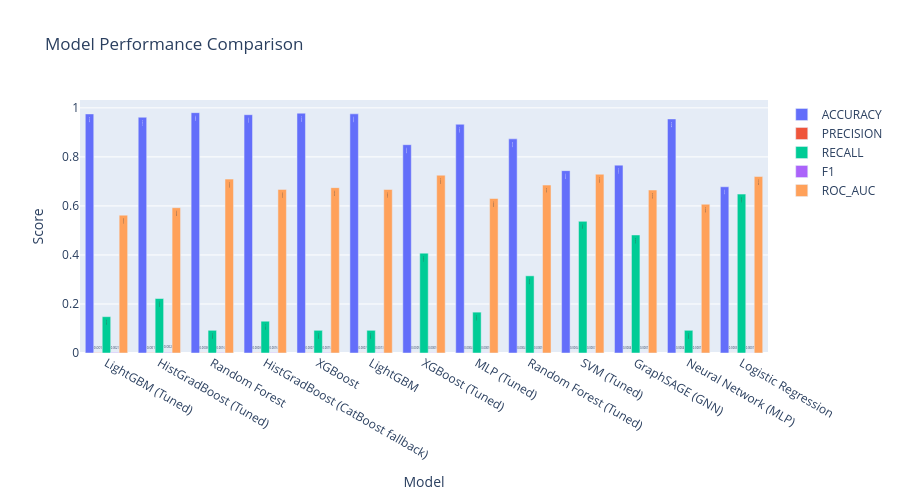

Notebook source saved alongside this figure:
### Markdown cell above
### 12.3 Model Comparison Table

### Code cell
# Model Comparison Table
print("Model Comparison Summary")
print("="*80)

# Create comparison DataFrame
comparison_df = pd.DataFrame(results_list)
comparison_df = comparison_df.sort_values('f1', ascending=False)

print(comparison_df.to_string(index=False))

# Visualize comparison
fig = go.Figure()

metrics = ['accuracy', 'precision', 'recall', 'f1', 'roc_auc']
for metric in metrics:
    fig.add_trace(go.Bar(
        name=metric.upper(),
        x=comparison_df['model'],
        y=comparison_df[metric],
        text=comparison_df[metric].round(4),
        textposition='auto'
    ))

fig.update_layout(
    title='Model Performance Comparison',
    xaxis_title='Model',
    yaxis_title='Score',
    barmode='group',
    height=500
)
fig.show()

# Save comparison
comparison_df.to_csv(OUTPUT_DIR / 'reports' / 'model_comparison.csv', index=False)
print("\n✓ Model comparison saved to reports/model_comparison.csv")

### Figure 1 — Plotly figure (JSON) as saved in the notebook; plotly's stock layout.template omitted (floating-point values rounded to 4 significant figures)
{"data": [{"name": "ACCURACY", "text": [0.9753, 0.9617, 0.9804, 0.9721, 0.9783, 0.9756, 0.8498, 0.9331, 0.8735, 0.7439, 0.7664, 0.9548, 0.678], "textposition": "auto", "type": "bar", "x": ["LightGBM (Tuned)", "HistGradBoost (Tuned)", "Random Forest", "HistGradBoost (CatBoost fallback)", "XGBoost", "LightGBM", "XGBoost (Tuned)", "MLP (Tuned)", "Random Forest (Tuned)", "SVM (Tuned)", "GraphSAGE (GNN)", "Neural Network (MLP)", "Logistic Regression"], "y": [0.9753, 0.9617, 0.9804, 0.9721, 0.9783, 0.9756, 0.8498, 0.9331, 0.8735, 0.7439, 0.7664, 0.9548, 0.678]}, {"name": "PRECISION", "text": [0.001, 0.001, 0.0008, 0.0008, 0.0007, 0.0007, 0.0005, 0.0004, 0.0004, 0.0004, 0.0004, 0.0004, 0.0003], "textposition": "auto", "type": "bar", "x": ["LightGBM (Tuned)", "HistGradBoost (Tuned)", "Random Forest", "HistGradBoost (CatBoost fallback)", "XGBoost", "LightGBM", "XGBoost (Tuned)", "MLP (Tuned)", "Random Forest (Tuned)", "SVM (Tuned)", "GraphSAGE (GNN)", "Neural Network (MLP)", "Logistic Regression"], "y": [0.001033, 0.0009998, 0.000819, 0.0008026, 0.0007364, 0.0006563, 0.0004658, 0.0004286, 0.0004275, 0.00036, 0.0003539, 0.0003526, 0.0003456]}, {"name": "RECALL", "text": [0.1481, 0.2222, 0.0926, 0.1296, 0.0926, 0.0926, 0.4074, 0.1667, 0.3148, 0.537, 0.4815, 0.0926, 0.6481], "textposition": "auto", "type": "bar", "x": ["LightGBM (Tuned)", "HistGradBoost (Tuned)", "Random Forest", "HistGradBoost (CatBoost fallback)", "XGBoost", "LightGBM", "XGBoost (Tuned)", "MLP (Tuned)", "Random Forest (Tuned)", "SVM (Tuned)", "GraphSAGE (GNN)", "Neural Network (MLP)", "Logistic Regression"], "y": [0.1481, 0.2222, 0.09259, 0.1296, 0.09259, 0.09259, 0.4074, 0.1667, 0.3148, 0.537, 0.4815, 0.09259, 0.6481]}, {"name": "F1", "text": [0.0021, 0.002, 0.0016, 0.0016, 0.0015, 0.0013, 0.0009, 0.0009, 0.0009, 0.0007, 0.0007, 0.0007, 0.0007], "textposition": "auto", "type": "bar", "x": ["LightGBM (Tuned)", "HistGradBoost (Tuned)", "Random Forest", "HistGradBoost (CatBoost fallback)", "XGBoost", "LightGBM", "XGBoost (Tuned)", "MLP (Tuned)", "Random Forest (Tuned)", "SVM (Tuned)", "GraphSAGE (GNN)", "Neural Network (MLP)", "Logistic Regression"], "y": [0.002053, 0.001991, 0.001624, 0.001595, 0.001461, 0.001303, 0.0009306, 0.0008551, 0.0008539, 0.0007196, 0.0007073, 0.0007025, 0.0006909]}, {"name": "ROC_AUC", "text": [0.5623, 0.5928, 0.7093, 0.6674, 0.6745, 0.6671, 0.7253, 0.6302, 0.685, 0.7292, 0.6648, 0.6069, 0.7199], "textposition": "auto", "type": "bar", "x": ["LightGBM (Tuned)", "HistGradBoost (Tuned)", "Random Forest", "HistGradBoost (CatBoost fallback)", "XGBoost", "LightGBM", "XGBoost (Tuned)", "MLP (Tuned)", "Random Forest (Tuned)", "SVM (Tuned)", "GraphSAGE (GNN)", "Neural Network (MLP)", "Logistic Regression"], "y": [0.5623, 0.5928, 0.7093, 0.6674, 0.6745, 0.6671, 0.7253, 0.6302, 0.685, 0.7292, 0.6648, 0.6069, 0.7199]}], "layout": {"barmode": "group", "height": 500, "title": {"text": "Model Performance Comparison"}, "xaxis": {"title": {"text": "Model"}}, "yaxis": {"title": {"text": "Score"}}}}
